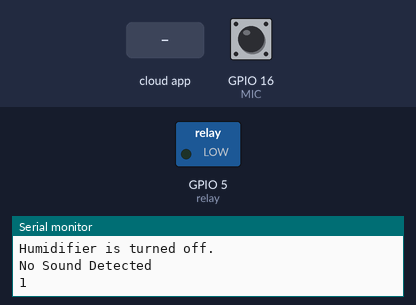
This sketch was run on a simulated ESP32. Parts: switched loads named in the sketch (green lamp = pin HIGH), the last lines printed to the serial monitor. Inputs (shaded band) come from the test bench; at power-on: GPIO 16 (MIC) HIGH. WiFi joins after 1.5 s; servers stay silent unless stated; the Firebase database answers and starts empty.

Above: at 2.7 s.
2.8 s: the phone or cloud app sets Humidifier to 1
At 6.2 s:
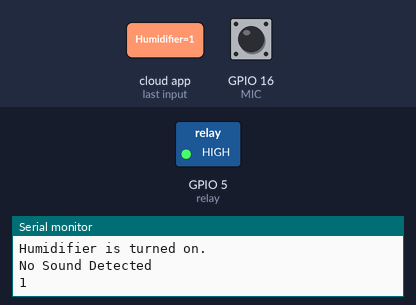
18.1 s: the phone or cloud app sets Humidifier to 0
At 20.1 s:
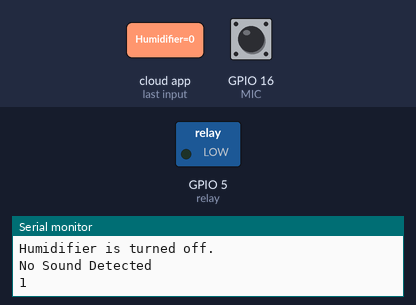
Timing chart, 0 to 21.6 s (numbered marks = the images above; inputs shaded):
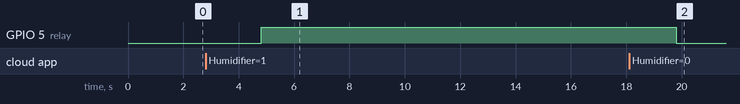

The sketch:

LampFinal.ino
```cpp
#include <WiFi.h>
#include <Firebase_ESP_Client.h>
#include <addons/TokenHelper.h>
#include <addons/RTDBHelper.h>
#include <Adafruit_NeoPixel.h>

#define WIFI_SSID "" // user's wifi name
#define WIFI_PASSWORD "" // user's wifi password

#define API_KEY "" // firebase api key
#define DATABASE_URL "" // firebase url

#define USER_EMAIL "" // user's account email
#define USER_PASSWORD "" // user's account password

#define PIN        12
#define NUMPIXELS  64
#define MIC        16
#define relay      5
#define lightPath "Users/ /DeviceStatus/Light" // user's unique ID inside of the space provided
#define humidifierPath "Users/ /DeviceStatus/Humidifier" // user's unique ID inside of the space provided
#define soundSensorPath "Users/ /DeviceData/SoundSensor" // user's unique ID inside of the space provided

Adafruit_NeoPixel pixels(NUMPIXELS, PIN, NEO_GRB + NEO_KHZ800);

// Define Firebase Data object
FirebaseData fbdo;
FirebaseAuth auth;
FirebaseConfig config;

unsigned long sendDataPrevMillis = 0;
unsigned long count = 0;
int soundSensorVal = 0;
int soundSensorRelay = 0;

void setup()
{
    Serial.begin(115200);
    pinMode(MIC, INPUT);  // define arduino pin
    WiFi.begin(WIFI_SSID, WIFI_PASSWORD);
    Serial.print("Connecting to Wi-Fi");
    while (WiFi.status() != WL_CONNECTED)
    {
        Serial.print(".");
        delay(300);
    }
    Serial.println();
    Serial.print("Connected with IP: ");
    Serial.println(WiFi.localIP());
    Serial.println();

    Serial.printf("Firebase Client v%s\n\n", FIREBASE_CLIENT_VERSION);

    /* Assign the api key (required) */
    config.api_key = API_KEY;

    /* Assign the user sign in credentials */
    auth.user.email = USER_EMAIL;
    auth.user.password = USER_PASSWORD;

    /* Assign the RTDB URL (required) */
    config.database_url = DATABASE_URL;

    /* Assign the callback function for the long running token generation task */
    config.token_status_callback = tokenStatusCallback; // see addons/TokenHelper.h

    // Comment or pass false value when WiFi reconnection will control by your code or third party library e.g. WiFiManager
    Firebase.reconnectNetwork(true);

    fbdo.setBSSLBufferSize(4096, 1024);

    // To connect without auth in Test Mode, see Authentications/TestMode/TestMode.ino
    Firebase.begin(&config, &auth);

    // You can use TCP KeepAlive in FirebaseData object and tracking the server connection status, please read this for detail.
    // https://github.com/mobizt/Firebase-ESP32#about-firebasedata-object
    // fbdo.keepAlive(5, 5, 1);

    config.timeout.networkReconnect = 10 * 1000;
    config.timeout.serverResponse = 10 * 1000;
    config.timeout.rtdbKeepAlive = 45 * 1000;
    config.timeout.rtdbStreamReconnect = 1 * 1000;
    /** Timeout options.
     * You can also set the TCP data sending retry with
     * config.tcp_data_sending_retry = 1;
     */
    pinMode(relay, OUTPUT);
}

void loop()
{
    if (Firebase.ready() && (millis() - sendDataPrevMillis > 3000 || sendDataPrevMillis == 0))
    {
        sendDataPrevMillis = millis();
        soundSensorVal = digitalRead(MIC);


        if (Firebase.RTDB.getInt(&fbdo, lightPath))
        {
            if (fbdo.dataTypeEnum() == firebase_rtdb_data_type_integer)
            {
                int lightValue = fbdo.intData();
                // Set color based on data value
                if (lightValue == 1)
                {
                    // Set color to red
                    setColor(228, 52, 20);
                    Serial.println("Color set to: Red");
                }
                else if (lightValue == 2)
                {
                    // Set color to orange
                    setColor(255, 87, 51);
                    Serial.println("Color set to: Orange");
                }
                else if (lightValue == 3)
                {
                    // Set color to yellow
                    setColor(255, 201, 34);
                    Serial.println("Color set to: Yellow");
                }
                else if (lightValue == 4)
                {
                    // Set color to white
                    setColor(255, 255, 255);
                    Serial.println("Color set to: White");
                }
                else if (lightValue == 5)
                {
                    // Set color to white
                    setColor(0, 0, 0);
                    Serial.println("Color set to: None/Off");
                }
                else
                {
                    Serial.println("Invalid data value!");
                }
            }
            else
            {
                Serial.println("FAILED: " + fbdo.errorReason());
            }
        }
        else
        {
            Serial.println(fbdo.errorReason());
        }

        //delay(1000);

        if (Firebase.RTDB.getInt(&fbdo, humidifierPath))
        {
            if (fbdo.dataTypeEnum() == firebase_rtdb_data_type_integer)
            {
                int humidifierValue = fbdo.intData();
                // Set color based on data value
                if (humidifierValue == 0)
                {
                    digitalWrite(relay, LOW);
                    Serial.println("Humidifier is turned off.");
                }
                else if (humidifierValue == 1)
                {
                    Serial.println("Humidifier is turned on.");
                    digitalWrite(relay, HIGH);
                }
                else
                {
                    Serial.println("FAILED: " + fbdo.errorReason());
                    Serial.println("Invalid data value!");
                }
            }
        }
        count++;

        if (soundSensorVal == 0) {
        Serial.println("Sound Detected");  // print serial monitor "ON"
      } else if (soundSensorVal == 1) {
        Serial.println("No Sound Detected");  // print serial monitor "OFF"
      }
      if (Firebase.RTDB.setInt(&fbdo, soundSensorPath, soundSensorVal)) {
        Serial.println(soundSensorVal);
      } else {
        Serial.println("FAILED: " + fbdo.errorReason());
      }
    }
}

void setColor(uint8_t red, uint8_t green, uint8_t blue)
{
    // Set the color of all NeoPixels
    for (int i = 0; i < NUMPIXELS; i++)
    {
        pixels.setPixelColor(i, red, green, blue);
    }
    // Update the NeoPixel strip to display the color
    pixels.show();
}
```

Measured:
- after the input at 2.8 s, GPIO 5 (relay): LOW → HIGH after 2.0 s
- after the input at 18.1 s, GPIO 5 (relay): HIGH → LOW after 1.7 s
